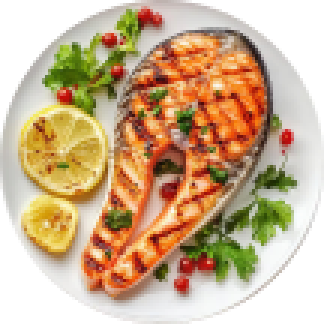
#> input picture apps/web/assets/brand/dish-fish.png, 108 x 108 px (shown 3 times larger)
$ python -i preprocess.py   (imports and definitions only)
#> lines starting #> are read from the running program, lines starting #| are printed output that depends on the picture; after the words box and inside, x2 and y2 are one past the last pixel; in counts of white or black regions, pixels touching at a corner belong together
#> further down, picture is the input picture: PIL image 108x108 RGBA; mean R, G, B, A 152.7, 125.1, 91.3, 200.3
"""Слой 1: нормализация изображений перед извлечением признаков.

Эталон и запрос приводятся к одному виду — упаковка, вписанная в белый квадрат с полями.
Для эталона упаковку даёт альфа-канал или белый фон, для запроса — рамка детектора.
Квадрат нужен, потому что процессор SigLIP растягивает кадр до квадрата: без полей
вытянутая бутылка (h/w ≈ 3,5) исказилась бы.
"""

from __future__ import annotations

import numpy as np
from PIL import Image, ImageOps
from scipy import ndimage

Box = tuple[float, float, float, float]


def cutout(image: Image.Image, white_threshold: int = 235) -> Image.Image:
    """RGBA-вырезка упаковки, обрезанная по содержимому.

    Если фон уже прозрачный — берём альфа-канал. Иначе прозрачным делаем только почти белый
    фон, связанный с краем кадра: белые места на самой этикетке остаются непрозрачными.
    """
#> called with white_threshold = 235
    rgba = image.convert("RGBA")
    alpha = np.asarray(rgba.getchannel("A")).copy()
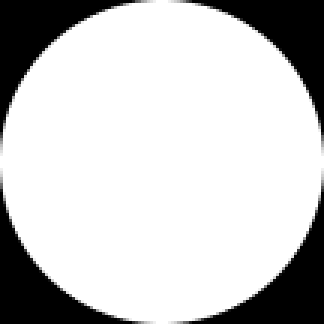
#> alpha: shape (108, 108) (shown 3 times larger); min 0, max 255, mean 200.3
    if (alpha < 250).mean() <= 0.05:
        rgb = np.asarray(rgba.convert("RGB"))
        near_white = rgb.min(axis=2) > white_threshold
        labels, _ = ndimage.label(near_white)
        border = np.unique(np.concatenate([labels[0], labels[-1], labels[:, 0], labels[:, -1]]))
        background = np.isin(labels, border[border > 0])
        alpha = np.where(background, 0, 255).astype(np.uint8)
        rgba.putalpha(Image.fromarray(alpha))
    bbox = Image.fromarray(alpha).point(lambda a: 255 if a > 10 else 0).getbbox()
#> bbox = (0, 0, 108, 108)
    return rgba.crop(bbox) if bbox else rgba


def fit_on_square(image: Image.Image, margin: float = 0.04, fill=(255, 255, 255)) -> Image.Image:
    """Вписывает изображение в квадрат с полями на белом фоне (RGBA — с учётом альфы)."""
#> called with margin = 0.04, fill = (255, 255, 255)
    side = round(max(image.size) * (1 + 2 * margin))
#> side = 117
    canvas = Image.new("RGB", (side, side), fill)
#> canvas: PIL image 117x117 RGB; every value is 255
    offset = ((side - image.width) // 2, (side - image.height) // 2)
#> offset = (4, 4)
    if image.mode == "RGBA":
        canvas.paste(image, offset, image)
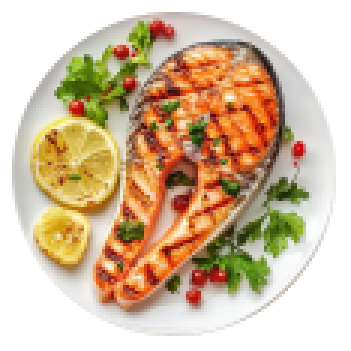
#> canvas: PIL image 117x117 RGB (shown 3 times larger); mean R, G, B 212, 188.6, 159.8
    else:
        canvas.paste(image.convert("RGB"), offset)
    return canvas


def crop_box(image: Image.Image, box: Box, margin: float = 0.03) -> Image.Image:
    x0, y0, x1, y1 = box
    mx, my = (x1 - x0) * margin, (y1 - y0) * margin
    return image.crop(
        (round(max(0, x0 - mx)), round(max(0, y0 - my)), round(min(image.width, x1 + mx)), round(min(image.height, y1 + my)))
    )


def reference_view(image: Image.Image) -> Image.Image:
    """Эталон каталога -> упаковка в белом квадрате."""
    return fit_on_square(cutout(image))


def query_view(image: Image.Image, box: Box | None = None) -> Image.Image:
    """Фото пользователя -> (кроп по рамке) -> белый квадрат. Учитывает EXIF-поворот телефона."""
    image = ImageOps.exif_transpose(image).convert("RGB")
    return fit_on_square(crop_box(image, box) if box else image)

>>> from PIL import Image
>>> picture = Image.open('../../../apps/web/assets/brand/dish-fish.png')
>>> result = reference_view(picture)

$ run again, on apps/web/assets/brand/dish-meat.png
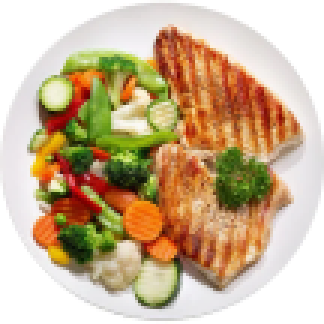
#> input picture apps/web/assets/brand/dish-meat.png, 108 x 108 px (shown 3 times larger)
#> picture is the input picture: PIL image 108x108 RGBA; mean R, G, B, A 151.6, 127.8, 95.8, 200.3
#> bbox = (0, 0, 108, 108)
#> side = 117
#> offset = (4, 4)
#> in fit_on_square, `canvas.paste(image, offset, image)`:
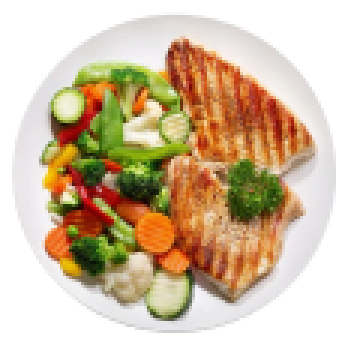
#> canvas: PIL image 117x117 RGB (shown 3 times larger); mean R, G, B 210.6, 190.3, 163

$ run again, on apps/web/assets/brand/dish-snack.png
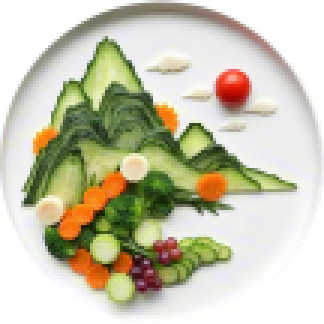
#> input picture apps/web/assets/brand/dish-snack.png, 108 x 108 px (shown 3 times larger)
#> picture is the input picture: PIL image 108x108 RGBA; mean R, G, B, A 150.2, 147.4, 124.9, 200.3
#> bbox = (0, 0, 108, 108)
#> side = 117
#> offset = (4, 4)
#> in fit_on_square, `canvas.paste(image, offset, image)`:
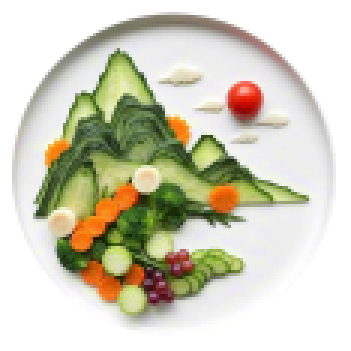
#> canvas: PIL image 117x117 RGB (shown 3 times larger); mean R, G, B 209.4, 207.1, 188

$ run again, on apps/web/assets/brand/thumb-grape.png
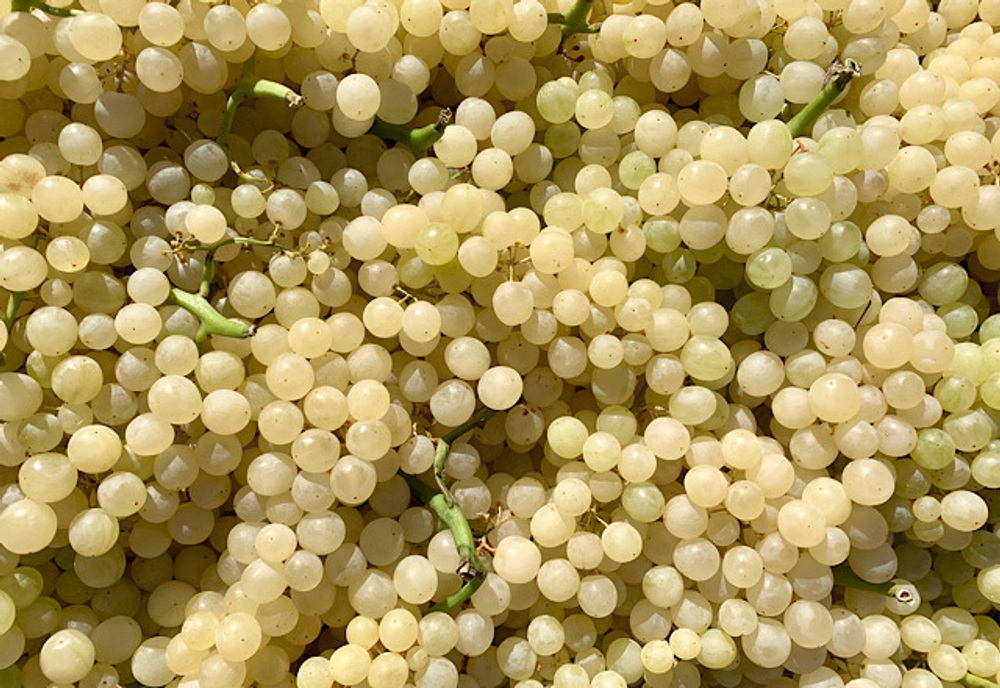
#> input picture apps/web/assets/brand/thumb-grape.png, 1000 x 688 px
#> picture is the input picture: PIL image 1000x688 RGBA; mean R, G, B, A 171.1, 150.8, 89.9, 255
#> in cutout, `near_white = rgb.min(axis=2) > white_threshold`:
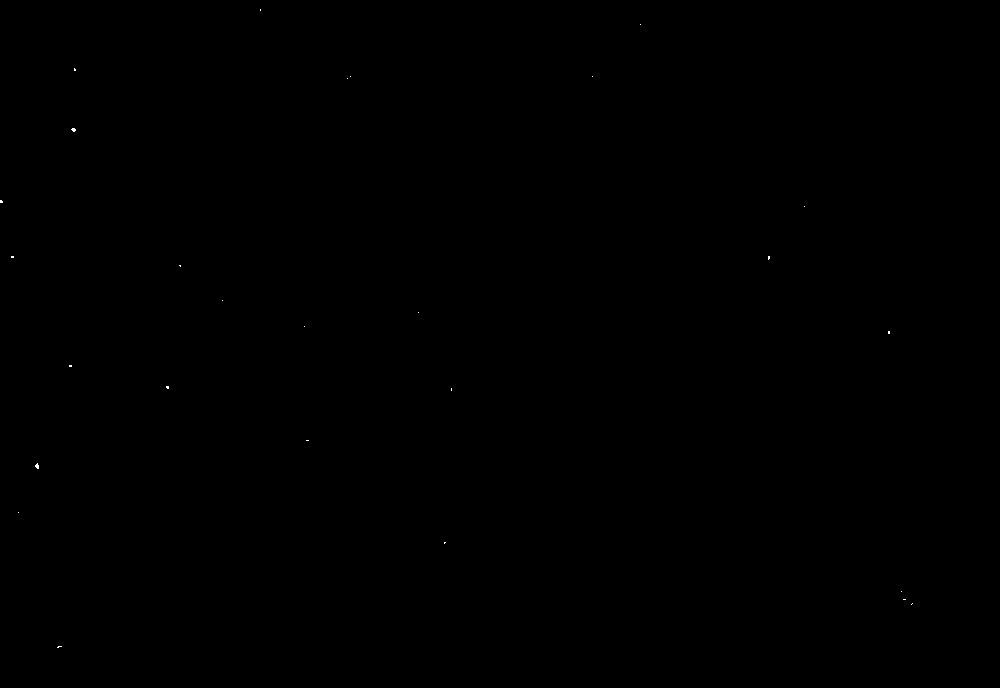
#> near_white: shape (688, 1000) bool; 0.02% white in thin lines or dots, all inside (x1, y1, x2, y2) = (0, 9, 913, 648)
#> labels: shape (688, 1000) int32; 29 distinct labels, from 0 to 28
#> border = [0, 8]
#> background: shape (688, 1000) bool; 0% white in thin lines or dots, all inside (x1, y1, x2, y2) = (0, 200, 3, 203)
#> bbox = (0, 0, 1000, 688)
#> side = 1080
#> offset = (40, 196)
#> in fit_on_square, `canvas.paste(image, offset, image)`:
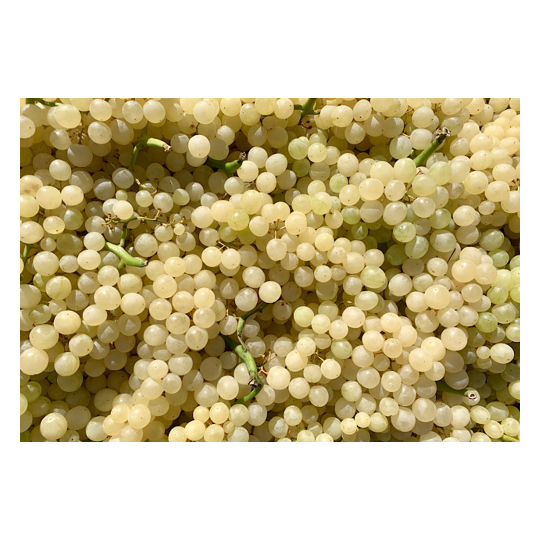
#> canvas: PIL image 1080x1080 RGB (shown at 1/2 size); mean R, G, B 205.5, 193.5, 157.6
